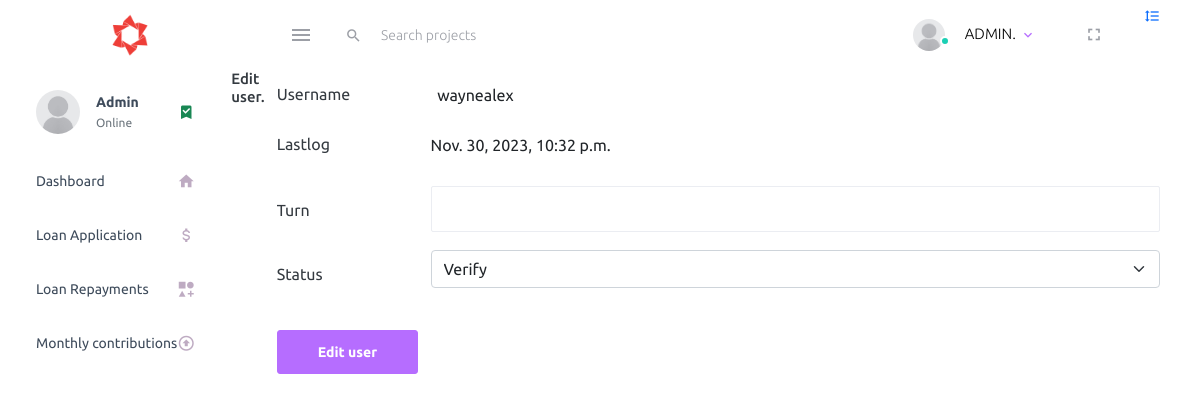
Page /edit_user/waynealex/ (signed in) on the earlier database version.
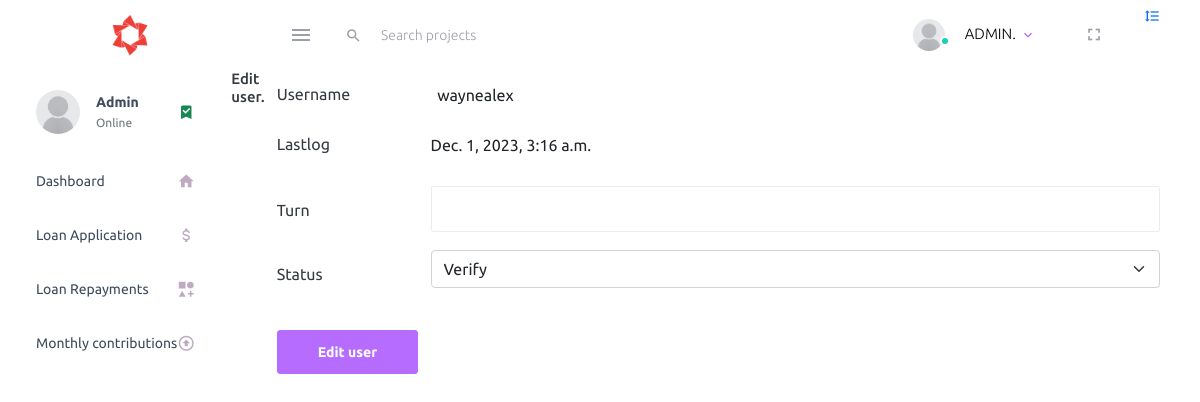
Same page on the later database version.
### login/models.py (models this page shows)
class ActivityLog(models.Model):
    user = models.CharField(max_length=20)
    action = models.CharField(max_length=200)
    timestamp = models.DateTimeField(auto_now_add=True)
    details = models.TextField()

### login/views.py (the view)
def edit_user(request, username):
    if request.method == 'POST':
        form = EditUserForm(request.POST)
        if form.is_valid():
            new_turn = form.cleaned_data['turn']
            new_status = form.cleaned_data['status']
            if new_status == 'verify':
                status = 1
            else:
                status = 0
            turn = Turn.objects.get(member=username)
            acc = Account.objects.get(name=username)
            acc.status = status
            acc.save()
            turn.number = new_turn
            turn.save()
            messages.success(request, "User data updated successfully")
            return redirect('admin')
    else:
        turn = Turn.objects.get(member=username)
        acc1 = Account.objects.get(name=username)
        initial_data = {'turn': turn.number, 'status': acc1.status}
        form = EditUserForm(initial=initial_data)
        loan = Loan.objects.get(id=1)
        acc = Account.objects.get(user_id=request.user.id)
        acc_ = Account.objects.all()
        monthly = MonthlyActivity.objects.get(member=request.user.username)
        applies = Apply.objects.filter(member=request.user.username).order_by('-id')
        logs = ActivityLog.objects.filter(user=request.user.username).order_by('-id')
        logs1 = ActivityLog.objects.filter(user=request.user.username).order_by('-id').first()
        notification = Notification.objects.filter(username=request.user.username).order_by('-id')[:3]
    return render(request, 'edituser.html', {'form': form, 'acc': acc1, 'turn': turn,
                                             'loan': loan, 'account': acc_, 'account1': acc, 'monthly': monthly,
                                             'turn': turn, 'apply': applies,
                                             'logs': logs, 'logs1': logs1,
                                             'notification': notification}
                  )

### login/forms.py
class EditUserForm(forms.Form):
    turn = forms.IntegerField()
    status = forms.ChoiceField(choices=[('verify', 'verify'), ('reject', 'reject')],
                               widget=forms.Select(attrs={'class': 'form-select'}))

### login/templates/edituser.html (shortened to what this page needs)
{% extends 'admin_base.html'  %}
{% load static %}
{% block content %}
<h6>Edit user. </h6>
<form method="post" action="">
    <div class="mb-3 row">
        <label for="staticUsername" class="col-sm-2 col-form-label">Username</label>
        <div class="col-sm-10">
            <input type="text" readonly class="form-control-plaintext" id="staticUsername" value="{{ acc.name }}"
                   name="username">
        </div>
        <div class="mb-3 row">
            <label for="staticLastLog" class="col-sm-2 col-form-label">Lastlog</label>
            <div class="col-sm-10">
                <input type="text" readonly class="form-control-plaintext" id="staticLastLog" value="{{ logs1.timestamp }}"
                       name="log">
            </div>
        </div>
        <div class="mb-3 row">
            <label for="turn" class="col-sm-2 col-form-label">Turn</label>
            <div class="col-sm-10">
                <input type="number" class="form-control" id="turn" name="turn">
            </div>
        </div>
        <div class="mb-3 row">
            <label for="status" class="col-sm-2 col-form-label">Status</label>
            <div class="col-sm-10">
                <select class="form-select" id="status" name="status">
                    <option value="verify">Verify</option>
                </select>
            </div>
        </div>
    </div>
    <div class="col-auto">
        <button type="submit" class="btn btn-primary mb-3">Edit user</button>
    </div>
</form>
{% endblock %}

Differences in the rows shown:
no longer on this page (row unchanged): ActivityLog: log "Nov. 30, 2023, 10:32 p.m."
added ActivityLog: log "Dec. 1, 2023, 3:16 a.m."
